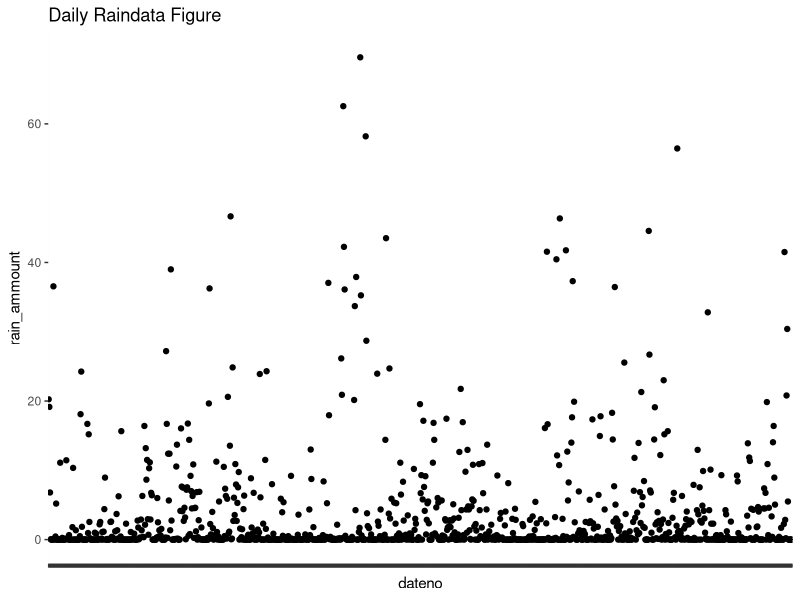
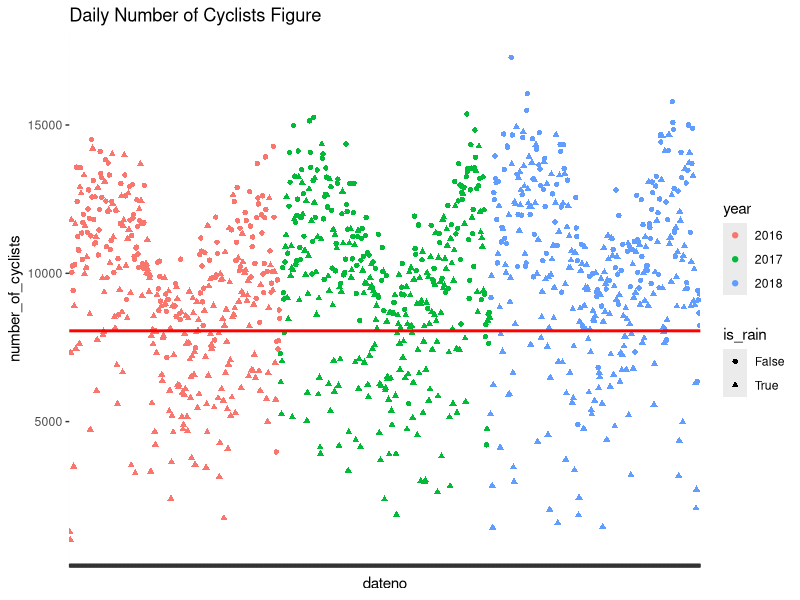
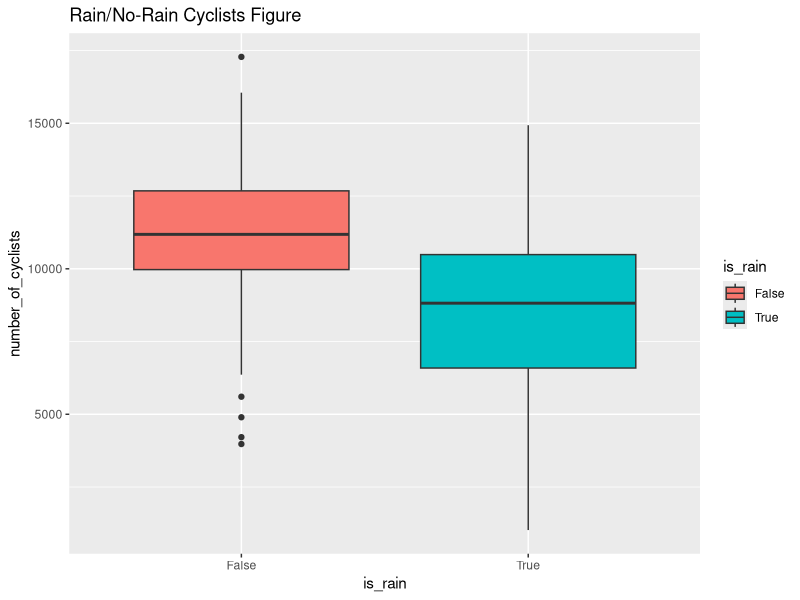
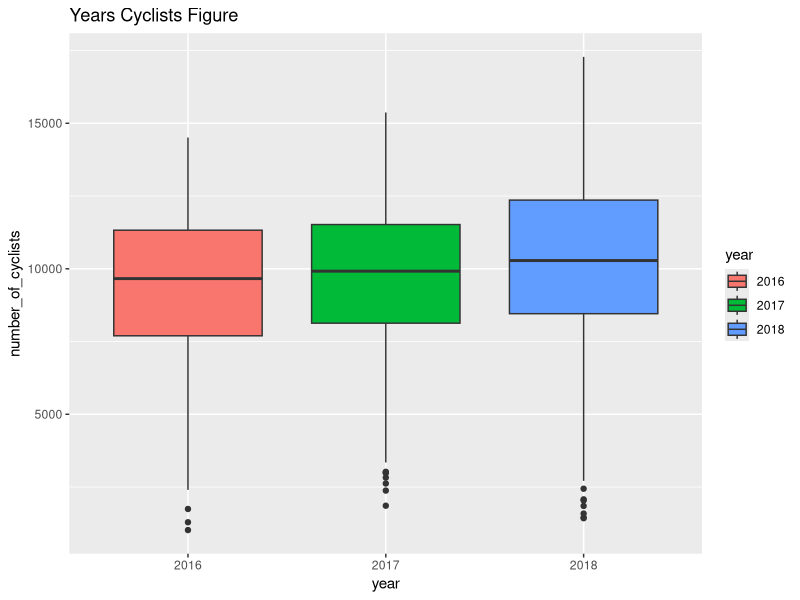
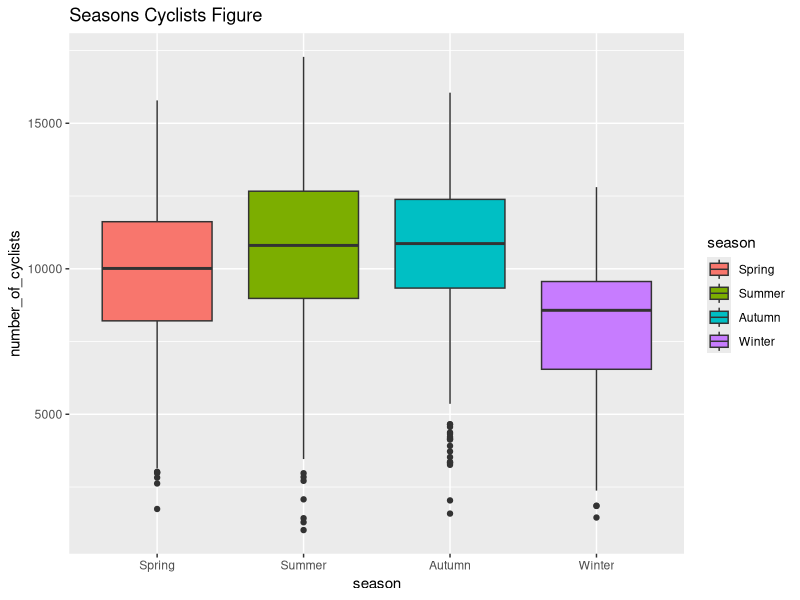
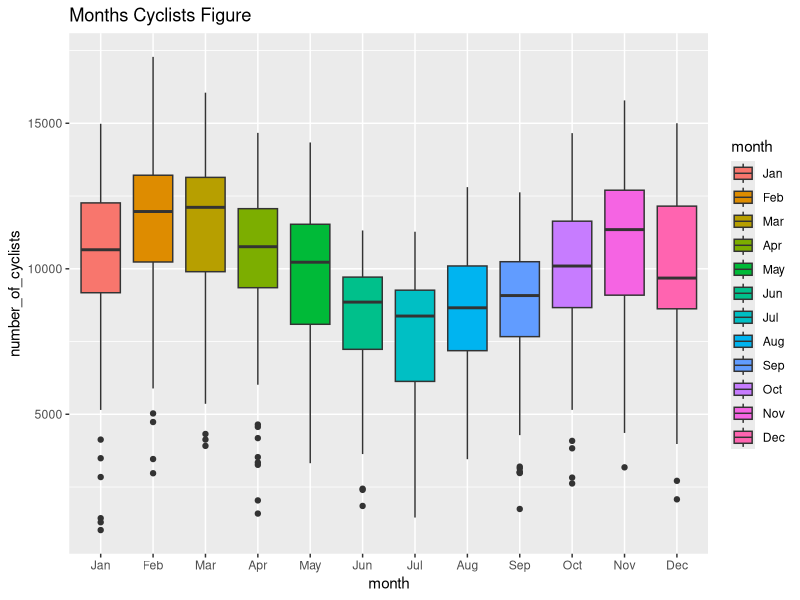
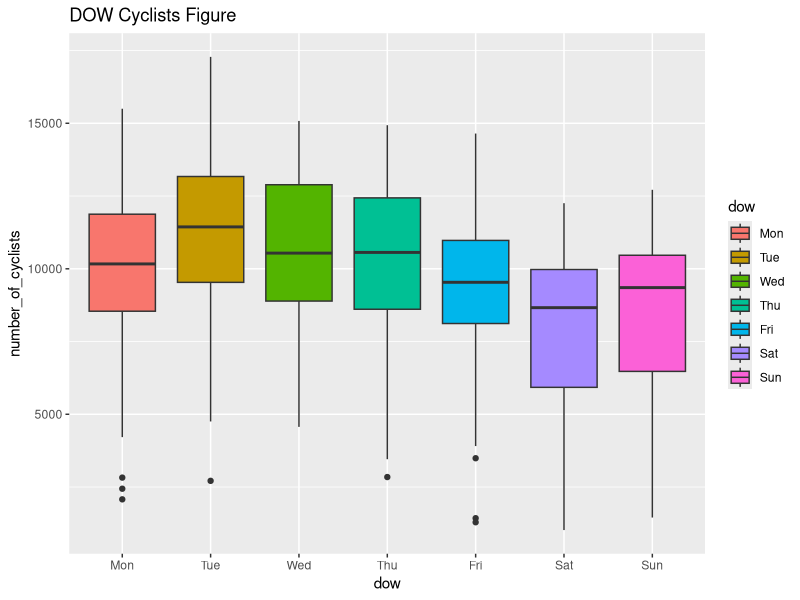
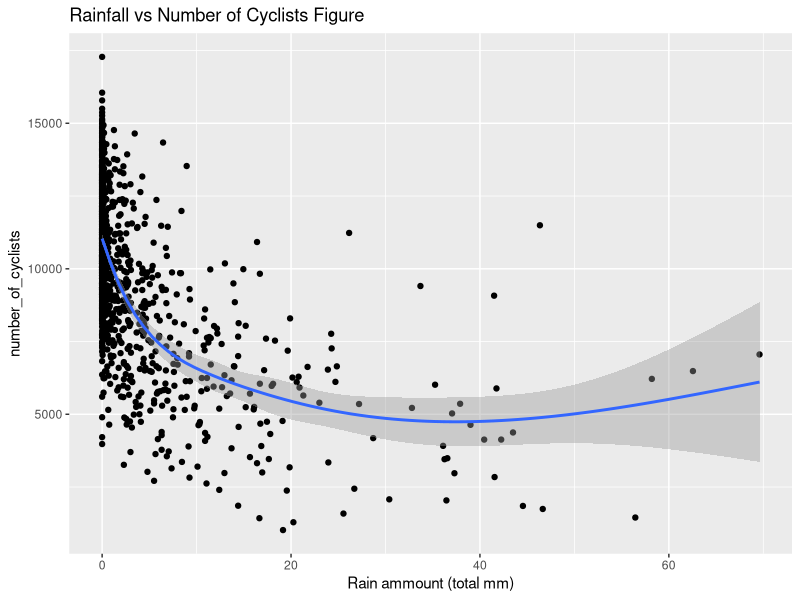

The R source for these figures, in order:
## ---- chunk 1
knitr::opts_chunk$set(echo = TRUE)
library(dplyr)
library(tidyverse)
library(ggplot2)
library(leaps)
library(glmnet)
## ---- chunk 2
daily_cycle_count_2016 = read.csv("./AS1_datasets/dailyakldcyclecountdata2016_updated.csv", header = TRUE)
daily_cycle_count_2017 = read.csv("./AS1_datasets/dailyakldcyclecountdata2017_1.csv", header = TRUE)
daily_cycle_count_2018 = read.csv("./AS1_datasets/dailyakldcyclecountdata2018.csv", header = TRUE)
rain_2016 = read.csv("./AS1_datasets/rain16.csv", header = TRUE)
rain_2017 = read.csv("./AS1_datasets/rain17.csv", header = TRUE)
rain_2018 = read.csv("./AS1_datasets/rain18.csv", header = TRUE)
## ---- chunk 3
# Check datasets
str(daily_cycle_count_2016)
# str(daily_cycle_count_2017)
# str(daily_cycle_count_2018)
# summary(daily_cycle_count_2016)
# summary(daily_cycle_count_2017)
# summary(daily_cycle_count_2018)
## ---- chunk 4
# Combine 3 years' data
# Delete roads not in 16/17
daily_cycle_count_2017 = subset(daily_cycle_count_2017, select=-c(Dominion.Road..near.View.Rd..Total.Cyclists,Matakana.Cyclists,Oceanview.Rd.Waiheke.Cyclists,Ormiston.Rd.Total.Cyclists, Pukekohe...Queen.St.Cyclists,Saint.Lukes.Rd.Total,Waterview.SP.Unitec))

daily_cycle_count_2018 = subset(daily_cycle_count_2018, select=-c(Archibald.Park.Cyclists, Dominion.Road.Total.Cyclists,Matakana.Cyclists,Oceanview.Rd.Waiheke.Cyclists,Ormiston.Rd.Total.Cyclists, Pukekohe...Queen.St.Cyclists,Rankin.Ave.Cyclists,SW.Shared.Path.Cyclists,Saint.Lukes.Rd.Total,TeAtatu.Peninsula.Pathway.Cyclists,Waterview.Unitec.Counter.Cyclists))

# Remove extra row in 18 data
daily_cycle_count_2018 = daily_cycle_count_2018[-366,]

# Unified row names
names(daily_cycle_count_2016) = names(daily_cycle_count_2018)
names(daily_cycle_count_2017) = names(daily_cycle_count_2018)

daily_cycle_count_all = rbind(daily_cycle_count_2016,daily_cycle_count_2017[,],daily_cycle_count_2018[,])

# Recheck data
head(summary(daily_cycle_count_all))

# Remove roads that contain lots of NA
daily_cycle_count_all = subset(daily_cycle_count_all, select=-c(GI.TO.TAMAKI.DR.SECTION.1.Cyclists, Great.North.Rd.Total,Mangere.Safe.Routes.Cyclists,SH20A.path..sth.of.Kirkbride.Rd.,Quay.St.Spark.Arena.Total.Cyclists))
## ---- chunk 5
# Sum of daily rainfall
rain_test = rain_2016
rain_test <- rain_test %>% 
  mutate(dateno=as.factor(Date.NZST.))
rain_count_2016 <- 
  rain_test %>% 
  group_by(dateno) %>% 
  summarise( sum_amount = sum(Amount.mm.)/2 ) # Divided by 2 is the average of two sites

rain_test = rain_2017
rain_test <- rain_test %>%
  mutate(dateno=as.factor(Date.NZST.))
rain_count_2017 <-
  rain_test %>%
  group_by(dateno) %>%
  summarise( sum_amount = sum(Amount.mm.)/2 )

rain_test = rain_2018
rain_test <- rain_test %>%
  mutate(dateno=as.factor(Date.NZST.))
rain_count_2018 <-
  rain_test %>%
  group_by(dateno) %>%
  summarise( sum_amount = sum(Amount.mm.)/2 )

rain_count_all = rbind(rain_count_2016,rain_count_2017,rain_count_2018)

## ---- chunk 6
# deal with date data by separate
daily_cycle_count_all = 
  daily_cycle_count_all %>% 
  separate(col=Date, into=c("dow", "day", "month", "year"))

# Combine rain data and cyclists data
daily_cycle_count_all$dateno = unlist(rain_count_all[,1])
daily_cycle_count_all$rain_ammount = as.numeric(unlist(rain_count_all[,2]))

daily_cycle_count_all$is_rain = "True"
daily_cycle_count_all[which(daily_cycle_count_all$rain_ammount == 0.00 ),]$is_rain = "False"
## ---- chunk 7
# Adding seasons

daily_cycle_count_all$season = ""
daily_cycle_count_all[which(daily_cycle_count_all$month == "Dec" | daily_cycle_count_all$month == "Jan" | daily_cycle_count_all$month == "Feb" ),]$season = "Summer"
daily_cycle_count_all[which(daily_cycle_count_all$month == "Mar" | daily_cycle_count_all$month == "Apr" | daily_cycle_count_all$month == "May" ),]$season = "Autumn"
daily_cycle_count_all[which(daily_cycle_count_all$month == "Jun" | daily_cycle_count_all$month == "Jul" | daily_cycle_count_all$month == "Aug" ),]$season = "Winter"
daily_cycle_count_all[which(daily_cycle_count_all$month == "Sep" | daily_cycle_count_all$month == "Oct" | daily_cycle_count_all$month == "Nov" ),]$season = "Spring"
## ---- chunk 8
# Day of year
daily_cycle_count_all$doy = c(1:366,1:365,1:365)
## ---- chunk 9
# Compute the total number of cyclists counted for each day
daily_cycle_count_all$number_of_cyclists = apply(daily_cycle_count_all[,c(5:31)],1,sum,na.rm=T)
## ---- chunk 10
# Daily Raindata Figure
rain_plot = ggplot(data = daily_cycle_count_all) + 
  geom_point(mapping = aes(x = dateno, y = rain_ammount)) +
  theme(axis.text.x=element_text(size=0)) + 
  ggtitle("Daily Raindata Figure") 
rain_plot

# Daily Number of Cyclists Figure
cyclists_plot = 
  ggplot(data = daily_cycle_count_all) + 
  geom_point(mapping = aes(x = dateno, y = number_of_cyclists, color=year, shape = is_rain)) + 
  geom_hline(yintercept = summary(daily_cycle_count_all$number_of_cyclists)[2], color="red",size=1,show.legend = "ok") + 
  theme(axis.text.x=element_text(size=0)) + 
  ggtitle("Daily Number of Cyclists Figure") 
cyclists_plot
## ---- chunk 11
# Number of Cyclists (Rian or Not) Figure
daily_cycle_count_all$is_rain = factor(daily_cycle_count_all$is_rain,levels=c('False','True'))

cyclists_plot_rain3 = 
  qplot(is_rain, number_of_cyclists, data = daily_cycle_count_all, geom= "boxplot", fill = is_rain) + ggtitle("Rain/No-Rain Cyclists Figure")
cyclists_plot_rain3
## ---- chunk 12
# Number of Cyclists (year) Figure
daily_cycle_count_all$year = factor(daily_cycle_count_all$year,levels=c('2016','2017','2018'))

cyclists_plot_year = 
  qplot(year, number_of_cyclists, data = daily_cycle_count_all, geom= "boxplot", fill = year) + ggtitle("Years Cyclists Figure")
cyclists_plot_year
## ---- chunk 13
# Count the number of cyclists by season
daily_cycle_count_all$season = factor(daily_cycle_count_all$season,levels=c('Spring','Summer','Autumn','Winter'))

# Number of Cyclists (season) Figure
cyclists_plot_season = 
  qplot(season, number_of_cyclists, data = daily_cycle_count_all, geom= "boxplot", fill = season) + ggtitle("Seasons Cyclists Figure")
cyclists_plot_season
## ---- chunk 14
# Count the number of cyclists by month
daily_cycle_count_all$month = factor(daily_cycle_count_all$month,levels=c('Jan','Feb','Mar','Apr','May','Jun','Jul','Aug','Sep','Oct','Nov','Dec'))

# Number of Cyclists (month) Figure
cyclists_plot_month = 
  qplot(month, number_of_cyclists, data = daily_cycle_count_all, geom= "boxplot", fill = month) + 
  ggtitle("Months Cyclists Figure")
cyclists_plot_month
## ---- chunk 15
# Count the number of cyclists by month
dow_count <- 
  daily_cycle_count_all %>% 
  group_by(dow) %>% 
  summarise( dow_sum = sum(number_of_cyclists))

# Factor to set the order of output when drawing
# Count the number of cyclists by month
daily_cycle_count_all$dow = factor(daily_cycle_count_all$dow,levels=c('Mon','Tue','Wed','Thu','Fri','Sat','Sun'))

# Number of Cyclists (day of week) Figure
cyclists_plot_dow2 = 
  qplot(dow, number_of_cyclists, data = daily_cycle_count_all, geom= "boxplot", fill = dow) + ggtitle("DOW Cyclists Figure")
cyclists_plot_dow2
## ---- chunk 16
# Rainfall vs Number of Cyclists
cyclists_plot_rain = 
  ggplot(data = daily_cycle_count_all) + 
  geom_point(mapping = aes(x = rain_ammount, y = number_of_cyclists)) + 
  geom_smooth(mapping = aes(x = rain_ammount, y = number_of_cyclists))+ 
  ggtitle("Rainfall vs Number of Cyclists Figure") +
  xlab("Rain ammount (total mm)")
cyclists_plot_rain

cyclists_plot_rain2 = 
  ggplot(data = daily_cycle_count_all) + 
  geom_point(mapping = aes(x = rain_ammount, y = number_of_cyclists,color = year)) + 
  geom_smooth(mapping = aes(x = rain_ammount, y = number_of_cyclists,color = year))+ 
   facet_grid(year~.)
  ggtitle("Rainfall vs Number of Cyclists  (different year) Figure")
cyclists_plot_rain2

## ---- chunk 17
# The sorting of columns and the selection of certain columns constitute the training set
cols <- colnames(daily_cycle_count_all)
new_cols = c(cols[4],cols[35],cols[1],cols[33],cols[34],cols[37])
train_data = daily_cycle_count_all[,new_cols]
## ---- chunk 18
# Fit model
model1 = lm(number_of_cyclists~year+season+dow+rain_ammount+is_rain+year ,data = daily_cycle_count_all)
summary(model1)
## ---- chunk 19
X <- model.matrix( ~ ., train_data[1:5])
y = train_data$number_of_cyclists
str(X)

# try lasso
set.seed(123)
fit <-glmnet(X,y,alpha=1)   # 1 for L1
plot(fit)
xval <-cv.glmnet(X,y)
plot(xval)
coef(fit, s=xval$lambda.min)
## ---- chunk 20
# try ridge
set.seed(123)
fit <-glmnet(X,y,alpha=0) # 0 for L2
plot(fit)
xval <-cv.glmnet(X,y)  # Choosing lamda
plot(xval)
coef(fit, s=xval$lambda.min)
predy<-predict(fit, X, s=xval$lambda.min)
## ---- chunk 21
predy<-predict(model1, train_data)
# Plot Predict Result
predict_plot = 
  ggplot(data = train_data) + 
  geom_point(mapping = aes(x = c(1:1096), y = number_of_cyclists,color = 'actual')) + 
  geom_smooth(mapping = aes(x = c(1:1096), y = number_of_cyclists,color = 'actual_smooth')) +
  geom_point(mapping = aes(x = c(1:1096), y = predy,color = 'pred')) +
  geom_smooth(mapping = aes(x = c(1:1096), y = predy,color = 'pred_smooth')) +
  xlab("Samples")
predict_plot
## ---- chunk 22
cyclists_plot_rain3
cyclists_plot_rain
## ---- chunk 23
coef(model1)[13]
coef(model1)[14]
